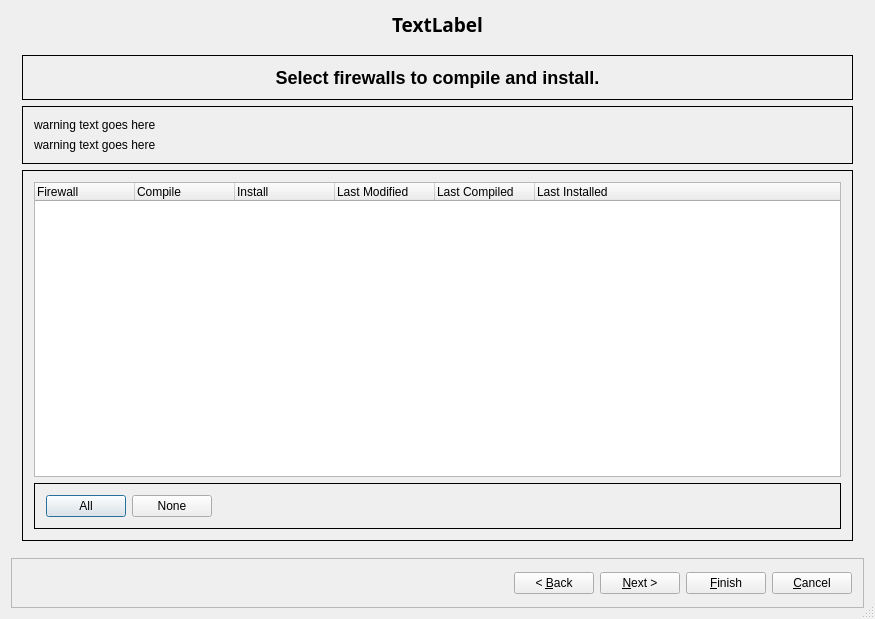
<?xml version="1.0" encoding="UTF-8"?>
<ui version="4.0">
 <class>instDialog_q</class>
 <widget class="QDialog" name="instDialog_q">
  <property name="geometry">
   <rect>
    <x>0</x>
    <y>0</y>
    <width>875</width>
    <height>619</height>
   </rect>
  </property>
  <property name="sizePolicy">
   <sizepolicy hsizetype="Preferred" vsizetype="Preferred">
    <horstretch>0</horstretch>
    <verstretch>0</verstretch>
   </sizepolicy>
  </property>
  <property name="sizeGripEnabled">
   <bool>true</bool>
  </property>
  <layout class="QGridLayout" name="gridLayout_2">
   <item row="0" column="0">
    <widget class="QLabel" name="titleLabel">
     <property name="sizePolicy">
      <sizepolicy hsizetype="MinimumExpanding" vsizetype="Fixed">
       <horstretch>0</horstretch>
       <verstretch>0</verstretch>
      </sizepolicy>
     </property>
     <property name="minimumSize">
      <size>
       <width>0</width>
       <height>25</height>
      </size>
     </property>
     <property name="font">
      <font>
       <family>Sans Serif</family>
       <pointsize>14</pointsize>
       <weight>75</weight>
       <italic>false</italic>
       <bold>true</bold>
      </font>
     </property>
     <property name="text">
      <string>TextLabel</string>
     </property>
     <property name="alignment">
      <set>Qt::AlignCenter</set>
     </property>
    </widget>
   </item>
   <item row="1" column="0">
    <widget class="QStackedWidget" name="stackedWidget">
     <property name="sizePolicy">
      <sizepolicy hsizetype="Expanding" vsizetype="MinimumExpanding">
       <horstretch>0</horstretch>
       <verstretch>0</verstretch>
      </sizepolicy>
     </property>
     <property name="currentIndex">
      <number>0</number>
     </property>
     <widget class="QWidget" name="select_firewalls_page">
      <property name="sizePolicy">
       <sizepolicy hsizetype="MinimumExpanding" vsizetype="MinimumExpanding">
        <horstretch>0</horstretch>
        <verstretch>0</verstretch>
       </sizepolicy>
      </property>
      <property name="layoutDirection">
       <enum>Qt::LeftToRight</enum>
      </property>
      <layout class="QGridLayout" name="gridLayout_5">
       <item row="0" column="0">
        <layout class="QVBoxLayout" name="verticalLayout">
         <item>
          <widget class="QFrame" name="frame10">
           <property name="sizePolicy">
            <sizepolicy hsizetype="MinimumExpanding" vsizetype="Preferred">
             <horstretch>0</horstretch>
             <verstretch>0</verstretch>
            </sizepolicy>
           </property>
           <property name="frameShape">
            <enum>QFrame::Box</enum>
           </property>
           <property name="frameShadow">
            <enum>QFrame::Plain</enum>
           </property>
           <layout class="QHBoxLayout">
            <property name="margin">
             <number>11</number>
            </property>
            <item>
             <widget class="QLabel" name="selectInfoLabel">
              <property name="text">
               <string>&lt;p align=&quot;center&quot;&gt;&lt;b&gt;&lt;font size=&quot;+2&quot;&gt;Select firewalls to compile and install.&lt;/font&gt;&lt;/b&gt;&lt;/p&gt;</string>
              </property>
              <property name="wordWrap">
               <bool>false</bool>
              </property>
             </widget>
            </item>
           </layout>
          </widget>
         </item>
         <item>
          <widget class="QFrame" name="warning_space">
           <property name="enabled">
            <bool>true</bool>
           </property>
           <property name="sizePolicy">
            <sizepolicy hsizetype="MinimumExpanding" vsizetype="Preferred">
             <horstretch>0</horstretch>
             <verstretch>0</verstretch>
            </sizepolicy>
           </property>
           <property name="frameShape">
            <enum>QFrame::Box</enum>
           </property>
           <property name="frameShadow">
            <enum>QFrame::Plain</enum>
           </property>
           <layout class="QGridLayout" name="gridLayout_6">
            <item row="0" column="0">
             <widget class="QLabel" name="warning_message_1">
              <property name="text">
               <string>warning text goes here</string>
              </property>
              <property name="wordWrap">
               <bool>true</bool>
              </property>
             </widget>
            </item>
            <item row="1" column="0">
             <widget class="QLabel" name="warning_message_2">
              <property name="text">
               <string>warning text goes here</string>
              </property>
              <property name="wordWrap">
               <bool>true</bool>
              </property>
             </widget>
            </item>
           </layout>
          </widget>
         </item>
         <item>
          <widget class="QFrame" name="frame12">
           <property name="sizePolicy">
            <sizepolicy hsizetype="MinimumExpanding" vsizetype="MinimumExpanding">
             <horstretch>0</horstretch>
             <verstretch>0</verstretch>
            </sizepolicy>
           </property>
           <property name="frameShape">
            <enum>QFrame::Box</enum>
           </property>
           <property name="frameShadow">
            <enum>QFrame::Plain</enum>
           </property>
           <layout class="QGridLayout" name="gridLayout">
            <item row="1" column="0">
             <widget class="QFrame" name="frame14">
              <property name="frameShape">
               <enum>QFrame::Box</enum>
              </property>
              <property name="frameShadow">
               <enum>QFrame::Plain</enum>
              </property>
              <layout class="QGridLayout">
               <property name="margin">
                <number>11</number>
               </property>
               <item row="0" column="2">
                <spacer>
                 <property name="orientation">
                  <enum>Qt::Horizontal</enum>
                 </property>
                 <property name="sizeType">
                  <enum>QSizePolicy::Expanding</enum>
                 </property>
                 <property name="sizeHint" stdset="0">
                  <size>
                   <width>100</width>
                   <height>20</height>
                  </size>
                 </property>
                </spacer>
               </item>
               <item row="0" column="0">
                <widget class="QPushButton" name="pushButton16">
                 <property name="text">
                  <string>All</string>
                 </property>
                </widget>
               </item>
               <item row="0" column="1">
                <widget class="QPushButton" name="pushButton17">
                 <property name="text">
                  <string>None</string>
                 </property>
                </widget>
               </item>
              </layout>
             </widget>
            </item>
            <item row="0" column="0">
             <widget class="QTreeWidget" name="selectTable">
              <property name="alternatingRowColors">
               <bool>true</bool>
              </property>
              <property name="selectionMode">
               <enum>QAbstractItemView::NoSelection</enum>
              </property>
              <column>
               <property name="text">
                <string>Firewall</string>
               </property>
              </column>
              <column>
               <property name="text">
                <string>Compile</string>
               </property>
              </column>
              <column>
               <property name="text">
                <string>Install</string>
               </property>
              </column>
              <column>
               <property name="text">
                <string>Last Modified</string>
               </property>
              </column>
              <column>
               <property name="text">
                <string>Last Compiled</string>
               </property>
              </column>
              <column>
               <property name="text">
                <string>Last Installed</string>
               </property>
              </column>
             </widget>
            </item>
           </layout>
          </widget>
         </item>
        </layout>
       </item>
      </layout>
     </widget>
     <widget class="QWidget" name="progress_page">
      <layout class="QHBoxLayout">
       <property name="margin">
        <number>0</number>
       </property>
       <item>
        <widget class="QFrame" name="frame18_2">
         <property name="frameShape">
          <enum>QFrame::Box</enum>
         </property>
         <property name="frameShadow">
          <enum>QFrame::Plain</enum>
         </property>
         <layout class="QGridLayout">
          <property name="margin">
           <number>11</number>
          </property>
          <item row="2" column="1">
           <widget class="QPushButton" name="controlMCButton">
            <property name="text">
             <string>Stop</string>
            </property>
           </widget>
          </item>
          <item row="2" column="0">
           <spacer>
            <property name="orientation">
             <enum>Qt::Horizontal</enum>
            </property>
            <property name="sizeType">
             <enum>QSizePolicy::Expanding</enum>
            </property>
            <property name="sizeHint" stdset="0">
             <size>
              <width>112</width>
              <height>20</height>
             </size>
            </property>
           </spacer>
          </item>
          <item row="0" column="0" rowspan="2" colspan="2">
           <widget class="QTreeWidget" name="fwWorkList">
            <property name="alternatingRowColors">
             <bool>true</bool>
            </property>
            <property name="itemsExpandable">
             <bool>false</bool>
            </property>
            <property name="sortingEnabled">
             <bool>true</bool>
            </property>
            <column>
             <property name="text">
              <string>Firewall</string>
             </property>
            </column>
            <column>
             <property name="text">
              <string>Progress</string>
             </property>
            </column>
           </widget>
          </item>
         </layout>
        </widget>
       </item>
       <item>
        <widget class="QFrame" name="frame18">
         <property name="sizePolicy">
          <sizepolicy hsizetype="Expanding" vsizetype="Preferred">
           <horstretch>1</horstretch>
           <verstretch>0</verstretch>
          </sizepolicy>
         </property>
         <property name="frameShape">
          <enum>QFrame::Box</enum>
         </property>
         <property name="frameShadow">
          <enum>QFrame::Plain</enum>
         </property>
         <layout class="QGridLayout" name="gridLayout_4">
          <item row="0" column="0">
           <layout class="QGridLayout" name="gridLayout_3">
            <item row="0" column="0">
             <widget class="QLabel" name="textLabel1">
              <property name="text">
               <string>Firewalls:</string>
              </property>
              <property name="wordWrap">
               <bool>false</bool>
              </property>
             </widget>
            </item>
            <item row="0" column="1">
             <widget class="QLabel" name="fwMCLabel">
              <property name="sizePolicy">
               <sizepolicy hsizetype="Expanding" vsizetype="Preferred">
                <horstretch>0</horstretch>
                <verstretch>0</verstretch>
               </sizepolicy>
              </property>
              <property name="font">
               <font>
                <weight>75</weight>
                <bold>true</bold>
               </font>
              </property>
              <property name="text">
               <string>firewall</string>
              </property>
              <property name="wordWrap">
               <bool>false</bool>
              </property>
             </widget>
            </item>
            <item row="0" column="2">
             <widget class="QProgressBar" name="compFirewallProgress">
              <property name="minimumSize">
               <size>
                <width>300</width>
                <height>0</height>
               </size>
              </property>
              <property name="orientation">
               <enum>Qt::Horizontal</enum>
              </property>
             </widget>
            </item>
            <item row="1" column="0" colspan="2">
             <widget class="QLabel" name="infoMCLabel">
              <property name="sizePolicy">
               <sizepolicy hsizetype="Expanding" vsizetype="Preferred">
                <horstretch>0</horstretch>
                <verstretch>0</verstretch>
               </sizepolicy>
              </property>
              <property name="font">
               <font>
                <weight>75</weight>
                <bold>true</bold>
               </font>
              </property>
              <property name="text">
               <string>current operation here</string>
              </property>
              <property name="wordWrap">
               <bool>false</bool>
              </property>
             </widget>
            </item>
            <item row="1" column="2">
             <widget class="QProgressBar" name="compProgress">
              <property name="minimumSize">
               <size>
                <width>300</width>
                <height>0</height>
               </size>
              </property>
              <property name="orientation">
               <enum>Qt::Horizontal</enum>
              </property>
             </widget>
            </item>
           </layout>
          </item>
          <item row="1" column="0">
           <layout class="QHBoxLayout">
            <item>
             <widget class="QGroupBox" name="detailMCframe">
              <property name="title">
               <string>Process log</string>
              </property>
              <layout class="QGridLayout">
               <property name="margin">
                <number>0</number>
               </property>
               <item row="0" column="0">
                <spacer>
                 <property name="orientation">
                  <enum>Qt::Horizontal</enum>
                 </property>
                 <property name="sizeType">
                  <enum>QSizePolicy::Expanding</enum>
                 </property>
                 <property name="sizeHint" stdset="0">
                  <size>
                   <width>131</width>
                   <height>20</height>
                  </size>
                 </property>
                </spacer>
               </item>
               <item row="0" column="1">
                <widget class="QPushButton" name="saveMCLogButton">
                 <property name="text">
                  <string>Save log to file</string>
                 </property>
                </widget>
               </item>
               <item row="1" column="0" colspan="2">
                <widget class="QTextBrowser" name="procLogDisplay">
                 <property name="openLinks">
                  <bool>false</bool>
                 </property>
                </widget>
               </item>
              </layout>
             </widget>
            </item>
            <item>
             <spacer>
              <property name="orientation">
               <enum>Qt::Vertical</enum>
              </property>
              <property name="sizeType">
               <enum>QSizePolicy::Expanding</enum>
              </property>
              <property name="sizeHint" stdset="0">
               <size>
                <width>16</width>
                <height>210</height>
               </size>
              </property>
             </spacer>
            </item>
           </layout>
          </item>
          <item row="2" column="0">
           <widget class="QFrame" name="batchInstFlagFrame">
            <property name="sizePolicy">
             <sizepolicy hsizetype="MinimumExpanding" vsizetype="Preferred">
              <horstretch>0</horstretch>
              <verstretch>0</verstretch>
             </sizepolicy>
            </property>
            <property name="frameShape">
             <enum>QFrame::NoFrame</enum>
            </property>
            <property name="frameShadow">
             <enum>QFrame::Plain</enum>
            </property>
            <layout class="QGridLayout" name="_2">
             <property name="margin">
              <number>0</number>
             </property>
             <item row="1" column="0">
              <widget class="QCheckBox" name="batchInstall">
               <property name="sizePolicy">
                <sizepolicy hsizetype="Minimum" vsizetype="Fixed">
                 <horstretch>0</horstretch>
                 <verstretch>0</verstretch>
                </sizepolicy>
               </property>
               <property name="text">
                <string>Perform batch install</string>
               </property>
              </widget>
             </item>
             <item row="0" column="0">
              <widget class="QLabel" name="textLabel2">
               <property name="text">
                <string>Check this option if you want to install all selected firewalls automatically. This only works if you use the same user name and password to authenticate to all these firewalls. </string>
               </property>
               <property name="alignment">
                <set>Qt::AlignVCenter</set>
               </property>
               <property name="wordWrap">
                <bool>true</bool>
               </property>
              </widget>
             </item>
            </layout>
           </widget>
          </item>
         </layout>
        </widget>
       </item>
      </layout>
     </widget>
     <widget class="QWidget" name="page_3">
      <layout class="QGridLayout">
       <item row="1" column="0">
        <widget class="QTreeWidget" name="lastListView">
         <property name="verticalScrollBarPolicy">
          <enum>Qt::ScrollBarAlwaysOn</enum>
         </property>
         <property name="indentation">
          <number>20</number>
         </property>
         <property name="itemsExpandable">
          <bool>false</bool>
         </property>
         <column>
          <property name="text">
           <string>Firewall</string>
          </property>
         </column>
         <column>
          <property name="text">
           <string>Compile</string>
          </property>
         </column>
         <column>
          <property name="text">
           <string>Install</string>
          </property>
         </column>
        </widget>
       </item>
      </layout>
     </widget>
    </widget>
   </item>
   <item row="2" column="0">
    <widget class="QFrame" name="frame">
     <property name="sizePolicy">
      <sizepolicy hsizetype="MinimumExpanding" vsizetype="Fixed">
       <horstretch>1</horstretch>
       <verstretch>0</verstretch>
      </sizepolicy>
     </property>
     <property name="minimumSize">
      <size>
       <width>400</width>
       <height>50</height>
      </size>
     </property>
     <property name="frameShape">
      <enum>QFrame::StyledPanel</enum>
     </property>
     <property name="frameShadow">
      <enum>QFrame::Raised</enum>
     </property>
     <layout class="QHBoxLayout">
      <item>
       <spacer>
        <property name="orientation">
         <enum>Qt::Horizontal</enum>
        </property>
        <property name="sizeHint" stdset="0">
         <size>
          <width>40</width>
          <height>20</height>
         </size>
        </property>
       </spacer>
      </item>
      <item>
       <widget class="QPushButton" name="backButton">
        <property name="text">
         <string>&lt; &amp;Back</string>
        </property>
       </widget>
      </item>
      <item>
       <widget class="QPushButton" name="nextButton">
        <property name="text">
         <string>&amp;Next &gt;</string>
        </property>
        <property name="flat">
         <bool>false</bool>
        </property>
       </widget>
      </item>
      <item>
       <widget class="QPushButton" name="finishButton">
        <property name="text">
         <string>&amp;Finish</string>
        </property>
        <property name="flat">
         <bool>false</bool>
        </property>
       </widget>
      </item>
      <item>
       <widget class="QPushButton" name="cancelButton">
        <property name="text">
         <string>&amp;Cancel</string>
        </property>
       </widget>
      </item>
     </layout>
    </widget>
   </item>
  </layout>
 </widget>
 <layoutdefault spacing="6" margin="11"/>
 <resources/>
 <connections>
  <connection>
   <sender>saveMCLogButton</sender>
   <signal>clicked(bool)</signal>
   <receiver>instDialog_q</receiver>
   <slot>saveLog()</slot>
   <hints>
    <hint type="sourcelabel">
     <x>630</x>
     <y>230</y>
    </hint>
    <hint type="destinationlabel">
     <x>20</x>
     <y>20</y>
    </hint>
   </hints>
  </connection>
  <connection>
   <sender>fwWorkList</sender>
   <signal>itemActivated(QTreeWidgetItem*, int)</signal>
   <receiver>instDialog_q</receiver>
   <slot>findFirewallInCompileLog(QTreeWidgetItem*)</slot>
   <hints>
    <hint type="sourcelabel">
     <x>40</x>
     <y>69</y>
    </hint>
    <hint type="destinationlabel">
     <x>20</x>
     <y>20</y>
    </hint>
   </hints>
  </connection>
  <connection>
   <sender>pushButton16</sender>
   <signal>clicked(bool)</signal>
   <receiver>instDialog_q</receiver>
   <slot>selectAllFirewalls()</slot>
   <hints>
    <hint type="sourcelabel">
     <x>43</x>
     <y>493</y>
    </hint>
    <hint type="destinationlabel">
     <x>20</x>
     <y>20</y>
    </hint>
   </hints>
  </connection>
  <connection>
   <sender>pushButton17</sender>
   <signal>clicked(bool)</signal>
   <receiver>instDialog_q</receiver>
   <slot>deselectAllFirewalls()</slot>
   <hints>
    <hint type="sourcelabel">
     <x>93</x>
     <y>493</y>
    </hint>
    <hint type="destinationlabel">
     <x>20</x>
     <y>20</y>
    </hint>
   </hints>
  </connection>
  <connection>
   <sender>selectTable</sender>
   <signal>itemChanged(QTreeWidgetItem*,int)</signal>
   <receiver>instDialog_q</receiver>
   <slot>tableItemChanged(QTreeWidgetItem*,int)</slot>
   <hints>
    <hint type="sourcelabel">
     <x>389</x>
     <y>319</y>
    </hint>
    <hint type="destinationlabel">
     <x>389</x>
     <y>288</y>
    </hint>
   </hints>
  </connection>
  <connection>
   <sender>procLogDisplay</sender>
   <signal>anchorClicked(QUrl)</signal>
   <receiver>instDialog_q</receiver>
   <slot>logItemClicked(QUrl)</slot>
   <hints>
    <hint type="sourcelabel">
     <x>706</x>
     <y>264</y>
    </hint>
    <hint type="destinationlabel">
     <x>778</x>
     <y>269</y>
    </hint>
   </hints>
  </connection>
 </connections>
 <slots>
  <slot>tableItemChanged(QTreeWidgetItem*,int)</slot>
  <slot>logItemClicked(QUrl)</slot>
 </slots>
</ui>
